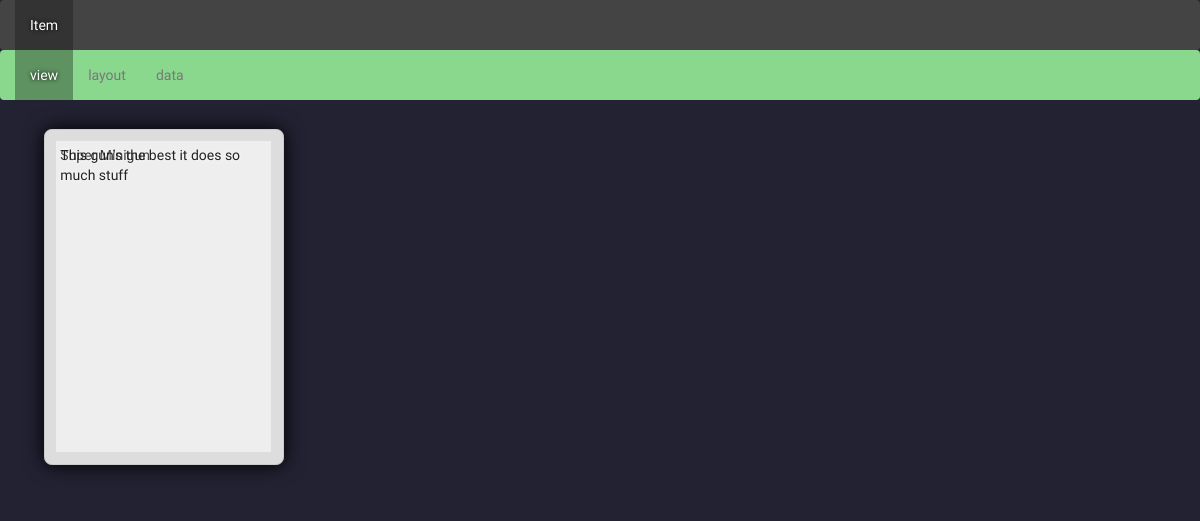
/type/1, run on an earlier commit of the app's database.
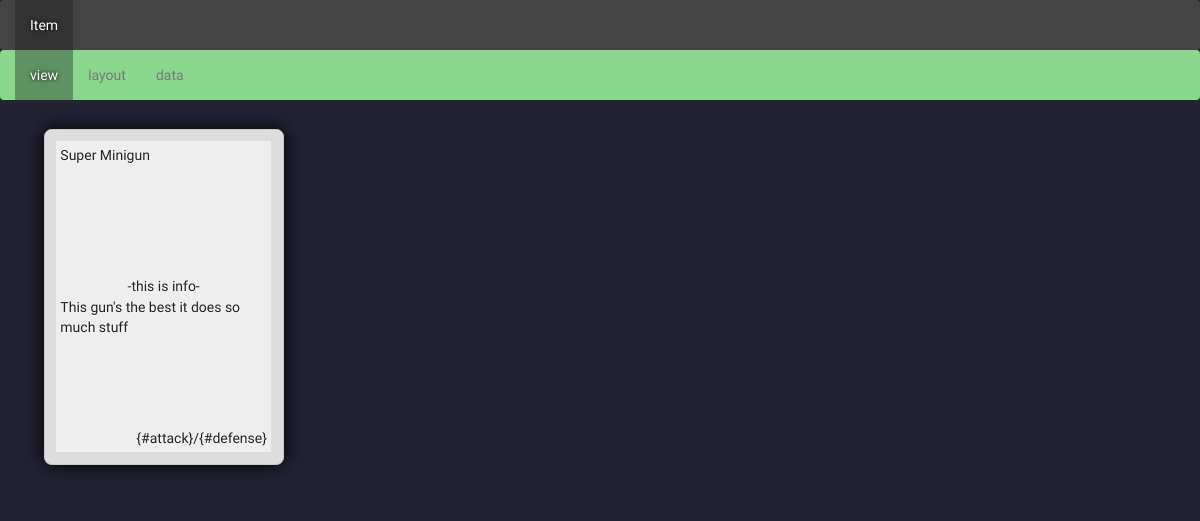
And on a later commit of the database.
### cards/models.py (models this page shows, shortened)
class CardType(models.Model):
    name = models.CharField(max_length=255)
    width = models.DecimalField(default=2.5, max_digits=3, decimal_places=2)
    height = models.DecimalField(default=4.0, max_digits=3, decimal_places=2)
    project = models.ForeignKey(Project, on_delete=models.CASCADE)
    REASONABLE_MARGIN = 0.12
    def margin(self):
        return CardType.REASONABLE_MARGIN
    def inner_width(self):
        return float(self.width) - (CardType.REASONABLE_MARGIN * 2.2)
    def inner_height(self):
        return float(self.height) - (CardType.REASONABLE_MARGIN * 2.2)

class Field(models.Model):
    name = models.CharField(max_length=255)
    template = models.CharField(max_length=255, blank=True, default='')
    width = models.DecimalField("Width, percentage", default=1.0, max_digits=5, decimal_places=4)
    height = models.DecimalField("Distance from top, percentage", default=0.0, max_digits=5, decimal_places=4)
    is_bold = models.BooleanField(default=False)
    is_italic = models.BooleanField(default=False)
    alignment = models.CharField(default='left', choices=(
        ('left', 'Left'),
        ('center', 'Centre'),
        ('right', 'Right'),
    ), max_length=16)
    card_type = models.ForeignKey(CardType, on_delete=models.CASCADE)
    def css(self):
        return 'width:{}%; top:{}%; text-align:{}; font-weight:{}; font-style:{};'.format(
            self.width * 100,
            self.height * 100,
            self.alignment,
            'bold' if self.is_bold else 'normal',
            'italic' if self.is_italic else 'normal',
        )

class FieldData(models.Model):
    value = models.CharField(max_length=255)
    field = models.ForeignKey(Field, related_name='+', on_delete=models.CASCADE)
    card = models.ForeignKey(Card, on_delete=models.CASCADE)

### cards/views.py (the view)
# urls.py: url(r'^type/(?P<type_id>[0-9]+)$', cardviews.view),
def view(request, type_id):
    card_type = get_object_or_404(CardType, pk=type_id)
    card_types = CardType.objects.all()
    return render(request, 'card-list.html', {
        'view_name': 'view',
        'card_types': card_types,
        'cardtype': card_type,
        'cards': card_type.card_set.all(),
    })

### cards/models.py (called while the page is built)
    @property
    def patterns(self):
        return [
            ('{title}', self.title),
            ('{count}', str(self.count)),
        ]

    @property
    def fields(self):
        fields = []
        for field in self.card_type.field_set.all():
            try:
                data = self.fielddata_set.get(field=field)
                field.value = data.value
            except:
                field.value = field.template
                field.inherited = True
            for pattern, replacement in self.patterns:
                field.value = field.value.replace(pattern, replacement)
            fields.append(field)
        return fields

### cards/templates/card-list.html (shortened to what this page needs)
{% extends 'core/default.html' %}
{% block content %}
<div class="card-list cardtype-{{ cardtype.name }}">
    {% for card in cards %}
        <div class="card" id="card-{{ card.pk }}" data-name="{{ card.title }}">
            <div class="inner-card">
            {% for data in card.fields %}
                <span class="field field-{{ data.name }}">{{ data.value }}</span>
            {% empty %}
                no fields
            {% endfor %}
            </div>
        </div>
    {% empty %}
        <h1>You have no cards in this set</h1>
    {% endfor %}
</div>
{% endblock %}

### cards/templates/core/default.html (shortened to what this page needs)
<!DOCTYPE html>
<html lang="en">
<head>
    <link rel="stylesheet" href="https://maxcdn.bootstrapcdn.com/bootstrap/3.3.7/css/bootstrap.min.css">
    <link rel="stylesheet" href="https://ajax.googleapis.com/ajax/libs/jqueryui/1.12.1/themes/smoothness/jquery-ui.css">
    <link href="https://maxcdn.bootstrapcdn.com/font-awesome/4.7.0/css/font-awesome.min.css" rel="stylesheet"/>
    <link rel="stylesheet" href="/static/cards/cards.css"/>
</head>
<body>
    <nav class="navbar navbar-default cardtypes-nav">
      <div class="container-fluid">
        <div class="navbar-header">
          <ul class="nav navbar-nav">
            {% for type in card_types %}
                <li class="{% if type.name == cardtype.name %}active{% endif %}"><a href="/type/{{ type.id }}">{{ type.name }}</a></li>
            {% endfor %}
          </ul>
        </div>
      </div>
    </nav>
    {% if cardtype %}
    <nav class="navbar navbar-default card-nav">
      <div class="container-fluid">
        <div class="navbar-header">
          <ul class="nav navbar-nav">
            <li class="{% if view_name == "view" %}active{% endif %}"><a href="/type/{{ cardtype.id }}">view</a></li>
            <li class="{% if view_name == "layout" %}active{% endif %}"><a href="/type/{{ cardtype.id }}/layout">layout</a></li>
            <li class="{% if view_name == "data" %}active{% endif %}"><a href="/type/{{ cardtype.id }}/data">data</a></li>
          </ul>
        </div>
      </div>
    </nav>
    {% endif %}
    <div id="content" class="container-fluid">
        {% block content %}{% endblock %}
    </div>
</body>
</html>

### cards/static/cards/cards.css (style rules this page uses)
BODY { background: #223; color: #EEE; font-weight: 300; font-family: 'Oswald', sans-serif; }
nav.navbar-default { margin:0px; }
nav.cardtypes-nav { background: #444; border: none; }
nav.cardtypes-nav .navbar-nav>.active>a, nav.cardtypes-nav .navbar-nav>.active>a:hover, nav.cardtypes-nav .navbar-nav>.active>a:focus { background: #333; text-shadow: #000 0px 0px 4px; color: #FFF; }
nav.card-nav { background: rgb(138, 216, 142); border: none; }
nav.card-nav .navbar-nav>.active>a, nav.card-nav .navbar-nav>.active>a:hover, nav.card-nav .navbar-nav>.active>a:focus { background: rgb(94, 147, 97); text-shadow: #000 0px 0px 4px; color: #FFF; }
.card-list { margin: 0.3in; display: inline-block; vertical-align: top; }
.card { position:relative; border-radius:0.08in; border: 1px solid #CCC; background: #DDD; color: #222; text-shadow:#FFF 0px 0px 4px; box-shadow: #000 0px 0px 20px; }
.card .field { position:absolute; cursor: pointer; border: solid 4px transparent; }
.inner-card { position:relative; background: #EEE; }

What changed in the data, as far as the page shows it:
changed Field "Super Minigun": name "{title}" → "title" (drawn)
changed Field "This gun's the best it does so much stuff": name "{@description}" → "description" (drawn)
changed Field: name "{#attack}/{#defense}" → "combat" (drawn); value (not shown) → "{#attack}/{#defense}"
changed Field: name "{@info}" → "information" (drawn); value (not shown) → "-this is info-"
